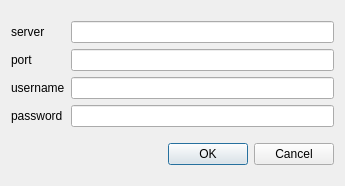
<?xml version="1.0" encoding="UTF-8"?>
<ui version="4.0">
 <class>ConnectDialog</class>
 <widget class="QDialog" name="ConnectDialog">
  <property name="geometry">
   <rect>
    <x>0</x>
    <y>0</y>
    <width>345</width>
    <height>186</height>
   </rect>
  </property>
  <property name="windowTitle">
   <string>Dialog</string>
  </property>
  <layout class="QVBoxLayout" name="verticalLayout_3">
   <item>
    <layout class="QHBoxLayout" name="horizontalLayout">
     <item>
      <layout class="QVBoxLayout" name="verticalLayout_2">
       <item>
        <widget class="QLabel" name="label">
         <property name="text">
          <string>server</string>
         </property>
        </widget>
       </item>
       <item>
        <widget class="QLabel" name="label_2">
         <property name="text">
          <string>port</string>
         </property>
        </widget>
       </item>
       <item>
        <widget class="QLabel" name="label_3">
         <property name="text">
          <string>username</string>
         </property>
        </widget>
       </item>
       <item>
        <widget class="QLabel" name="label_4">
         <property name="text">
          <string>password</string>
         </property>
        </widget>
       </item>
      </layout>
     </item>
     <item>
      <layout class="QVBoxLayout" name="verticalLayout">
       <item>
        <widget class="QLineEdit" name="hostnameLineEdit"/>
       </item>
       <item>
        <widget class="QLineEdit" name="portLineEdit"/>
       </item>
       <item>
        <widget class="QLineEdit" name="usernameLineEdit"/>
       </item>
       <item>
        <widget class="QLineEdit" name="passwordLineEdit"/>
       </item>
      </layout>
     </item>
    </layout>
   </item>
   <item>
    <widget class="QDialogButtonBox" name="buttonBox">
     <property name="orientation">
      <enum>Qt::Horizontal</enum>
     </property>
     <property name="standardButtons">
      <set>QDialogButtonBox::Cancel|QDialogButtonBox::Ok</set>
     </property>
    </widget>
   </item>
  </layout>
 </widget>
 <resources/>
 <connections>
  <connection>
   <sender>buttonBox</sender>
   <signal>accepted()</signal>
   <receiver>ConnectDialog</receiver>
   <slot>accept()</slot>
   <hints>
    <hint type="sourcelabel">
     <x>248</x>
     <y>254</y>
    </hint>
    <hint type="destinationlabel">
     <x>157</x>
     <y>274</y>
    </hint>
   </hints>
  </connection>
  <connection>
   <sender>buttonBox</sender>
   <signal>rejected()</signal>
   <receiver>ConnectDialog</receiver>
   <slot>reject()</slot>
   <hints>
    <hint type="sourcelabel">
     <x>316</x>
     <y>260</y>
    </hint>
    <hint type="destinationlabel">
     <x>286</x>
     <y>274</y>
    </hint>
   </hints>
  </connection>
 </connections>
</ui>
